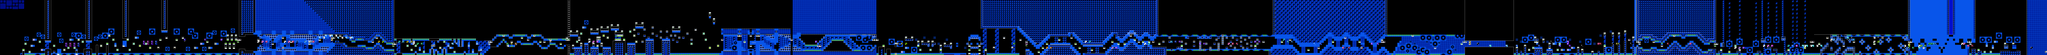

This game map was drawn from its Tiled (.tmx) file and the tilesets committed beside it. A one-line description and the trimmed map source follow:
An orthogonal 1002x27 tile map with 16x16 px tiles, 2 tile layers (SP, ...), 2 tilesets, 2 image layers.

<map version="1.10" tiledversion="1.11.2" orientation="orthogonal" renderorder="right-down" width="1002" height="27" tilewidth="16" tileheight="16" infinite="0" nextlayerid="5" nextobjectid="1">
 <editorsettings>
  <chunksize width="16" height="27" />
  <export target="toe2.csv" format="csv" />
 </editorsettings>
 <tileset firstgid="1" name="famidash" tilewidth="16" tileheight="16" tilecount="256" columns="16">
  <image source="../../../GRAPHICS/famidash.bmp" width="256" height="256" />
 </tileset>
 <tileset firstgid="257" name="sprites" tilewidth="16" tileheight="16" tilecount="256" columns="16">
  <image source="../../../GRAPHICS/sprites.png" width="256" height="256" />
 </tileset>
 <imagelayer id="3" name="Image Layer 1" parallaxx="0.9" parallaxy="0.9" repeatx="1" repeaty="1">
  <image source="../../../GRAPHICS/Old/parallax Blue.bmp" width="144" height="72" />
 </imagelayer>
 <imagelayer id="4" name="Image Layer 2" offsetx="0" offsety="432" repeatx="1">
  <image source="../../../GRAPHICS/ground.bmp" width="64" height="128" />
 </imagelayer>
 <layer id="1" width="1002" height="27">
  <data>[27054 cells, 16702 non-empty, 158 distinct tile ids]</data>
 </layer>
 <layer id="2" name="SP" width="1002" height="27">
  <data>[27054 cells, 464 non-empty, 80 distinct tile ids]</data>
 </layer>
</map>